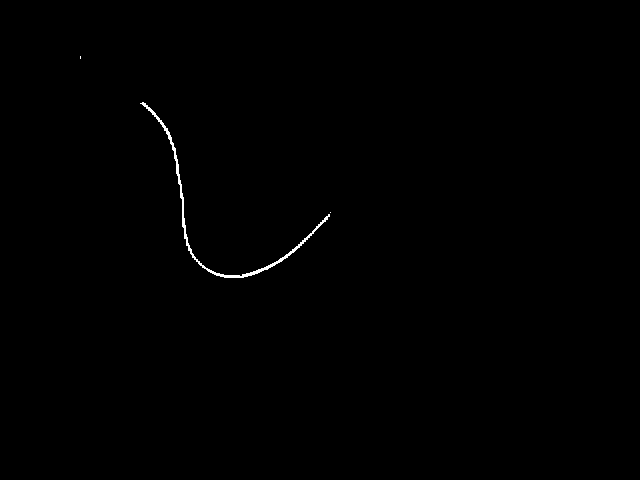
#> input picture test.png, 640 x 480 px
$ python -i image_processing.py   (imports and definitions only)
#> lines starting #> are read from the running program, lines starting #| are printed output that depends on the picture; after the words box and inside, x2 and y2 are one past the last pixel; in counts of white or black regions, pixels touching at a corner belong together
#> `picture = cv2.imread('../../test.png', cv2.IMREAD_GRAYSCALE)`: picture: shape (480, 640); 0.3% white in thin lines or dots, all inside (x1, y1, x2, y2) = (80, 56, 331, 278)
import cv2
import numpy as np
from skimage.morphology import skeletonize


# [56 lines left out: functions set_mask, get_spline_image, not called in this run]


def process_image(img):
    """
    Common function for processing the mask. It:
    * finds a sub-image containing mask
    * skeletonizes it
    * removes pixels with more than 3 neighbours
    * finds ends of the DLO
    :param img: mask image
    :type img: np.array
    :return: (skeletonized image, indexes of the pixels which are considered to be DLO ends)
    :rtype: (np.array, list)
    """
    #t0 = time()
    # find a sub-image containing mask
    x, y, w, h = cv2.boundingRect(img.astype(np.uint8))
#> x = 80; y = 56; w = 251; h = 222
    #t1 = time()
    # skeletonize
    skel = skeletonize(img[y:y + h, x:x + w], method='lee') / 255.  # > 0
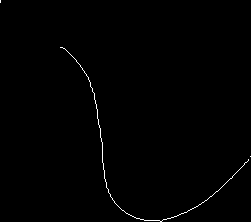
#> skel: shape (222, 251) float64; values 0 (black) and 0.00392 (white), 0.54% white in thin lines or dots
    #t2 = time()
    # remove more than 3 neighbours
    kernel = np.ones((3, 3), dtype=np.float32)
    less_than_3 = cv2.filter2D(skel, -1, kernel / 3) <= 1. + 1e-6
#> less_than_3: shape (222, 251) bool; every value is 1
    #less_than_3 = cv2.filter2D(skel, -1, kernel / 3, borderType=cv2.BORDER_ISOLATED) <= 1.# + 1e-6
    skel = skel * less_than_3.astype(np.float32)
    #t3 = time()

    # find ends
    less_than_3 = cv2.filter2D(skel, -1, kernel / 2, borderType=cv2.BORDER_ISOLATED) <= 1
    r = skel * less_than_3.astype(np.float32)
    idx = np.where(r > 0)
#> idx = 300 positions, rows 0 to 221, columns 0 to 250
    idx = [[idx[1][i] + x, idx[0][i] + y] for i in range(len(idx[0]))]
#> idx = 300 pairs, first value 80 to 330, second value 56 to 277
    #t4 = time()

    img = np.zeros_like(img)
    img[y:y + h, x:x + w] = skel
#> img: shape (480, 640); every value is 0
    # [6 lines of commented-out code are left out]
    return img, idx


# [19 lines left out: function preprocess_image, not called in this run]

>>> import cv2
>>> picture = cv2.imread('../../test.png', cv2.IMREAD_GRAYSCALE)
>>> result = process_image(picture)
